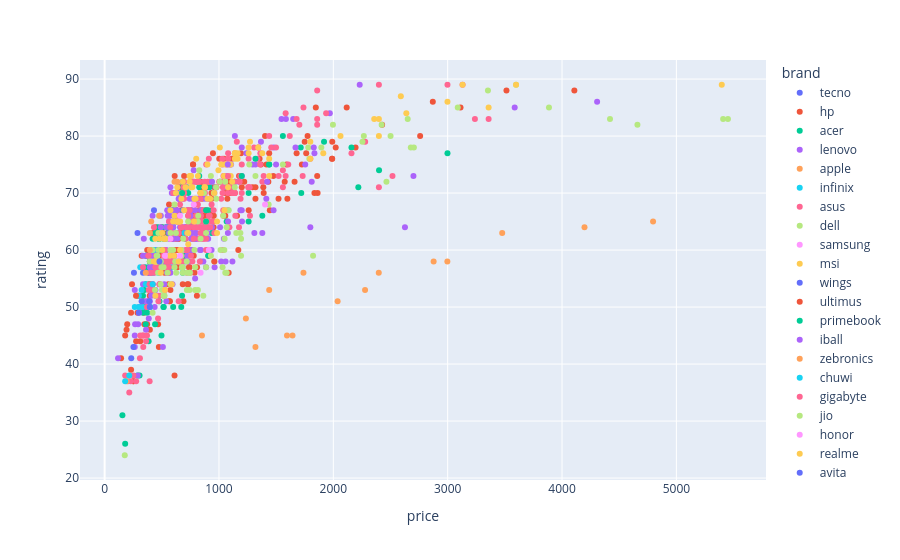

Notebook source saved alongside this figure:
### Code cell
# Scatterplot Price X Rating
px.scatter(df_notebook, x='price', y='rating', color='brand')

### Figure 1 — Plotly figure (JSON) as saved in the notebook; plotly's stock layout.template omitted (floating-point values rounded to 4 significant figures; data arrays with more than 128 entries replaced by an {"elided": "..."} marker saying what was removed)
{"data": [{"hovertemplate": "brand=tecno<br>price=%{x}<br>rating=%{y}<extra></extra>", "legendgroup": "tecno", "marker": {"color": "#636efa", "symbol": "circle"}, "mode": "markers", "name": "tecno", "orientation": "v", "showlegend": true, "type": "scatter", "x": [287.7, 431.6], "xaxis": "x", "y": [63, 67], "yaxis": "y"}, {"hovertemplate": "brand=hp<br>price=%{x}<br>rating=%{y}<extra></extra>", "legendgroup": "hp", "marker": {"color": "#EF553B", "symbol": "circle"}, "mode": "markers", "name": "hp", "orientation": "v", "showlegend": true, "type": "scatter", "x": {"elided": "205 float values"}, "xaxis": "x", "y": {"elided": "205 int values"}, "yaxis": "y"}, {"hovertemplate": "brand=acer<br>price=%{x}<br>rating=%{y}<extra></extra>", "legendgroup": "acer", "marker": {"color": "#00cc96", "symbol": "circle"}, "mode": "markers", "name": "acer", "orientation": "v", "showlegend": true, "type": "scatter", "x": [479.6, 935.4, 563.6, 419.6, 395.7, 683.5, 455.6, 473.7, 1139.0, 575.6, 1439.0, 1259.0, 371.7, 467.6, 395.7, 875.4, 2159.0, 383.7, 359.7, 731.5, 683.5, 1439.0, 335.7, 563.6, 359.7, 557.7, 599.5, 539.7, 515.7, 563.6, 557.6, 683.5, 477.3, 287.7, 767.6, 791.4, 599.5, 740.0, 305.7, 479.6, 419.6, 515.6, 683.5, 635.5, 443.6, 503.6, 497.6, 1919.0, 809.5, 431.6, 1559.0, 905.5, 503.6, 863.4, 369.3, 359.6, 353.7, 515.6, 491.6, 659.5, 394.5, 347.8, 479.6, 599.5, 698.8, 677.5, 670.4, 1720.0, 707.5, 1715.0, 479.6, 441.4, 1259.0, 1379.0, 539.6, 1067.0, 827.4, 2400.0, 934.2, 551.6, 395.7, 384.9, 2219.0, 2998.0, 335.7, 917.5, 359.7, 827.5, 905.5], "xaxis": "x", "y": [62, 63, 64, 60, 58, 71, 60, 62, 72, 67, 75, 70, 49, 64, 54, 64, 78, 57, 59, 70, 67, 75, 49, 67, 47, 64, 64, 64, 62, 63, 63, 56, 62, 38, 65, 62, 67, 65, 38, 58, 62, 50, 72, 70, 63, 60, 45, 79, 65, 58, 80, 59, 64, 70, 59, 50, 57, 50, 60, 69, 56, 53, 51, 50, 59, 52, 50, 70, 62, 78, 58, 47, 65, 66, 64, 65, 73, 74, 72, 59, 50, 44, 71, 77, 52, 71, 54, 71, 67], "yaxis": "y"}, {"hovertemplate": "brand=lenovo<br>price=%{x}<br>rating=%{y}<extra></extra>", "legendgroup": "lenovo", "marker": {"color": "#ab63fa", "symbol": "circle"}, "mode": "markers", "name": "lenovo", "orientation": "v", "showlegend": true, "type": "scatter", "x": {"elided": "201 float values"}, "xaxis": "x", "y": {"elided": "201 int values"}, "yaxis": "y"}, {"hovertemplate": "brand=apple<br>price=%{x}<br>rating=%{y}<extra></extra>", "legendgroup": "apple", "marker": {"color": "#FFA15A", "symbol": "circle"}, "mode": "markers", "name": "apple", "orientation": "v", "showlegend": true, "type": "scatter", "x": [851.4, 4796.0, 1235.0, 1439.0, 1319.0, 3477.0, 4196.0, 2997.0, 2397.0, 1739.0, 1595.0, 1643.0, 2278.0, 2877.0, 2038.0], "xaxis": "x", "y": [45, 65, 48, 53, 43, 63, 64, 58, 56, 56, 45, 45, 53, 58, 51], "yaxis": "y"}, {"hovertemplate": "brand=infinix<br>price=%{x}<br>rating=%{y}<extra></extra>", "legendgroup": "infinix", "marker": {"color": "#19d3f3", "symbol": "circle"}, "mode": "markers", "name": "infinix", "orientation": "v", "showlegend": true, "type": "scatter", "x": [419.6, 719.5, 359.7, 335.7, 323.7, 431.6, 695.5, 467.6, 587.6, 311.7, 299.7, 539.6, 467.6], "xaxis": "x", "y": [56, 71, 54, 50, 53, 60, 63, 56, 57, 57, 52, 57, 58], "yaxis": "y"}, {"hovertemplate": "brand=asus<br>price=%{x}<br>rating=%{y}<extra></extra>", "legendgroup": "asus", "marker": {"color": "#FF6692", "symbol": "circle"}, "mode": "markers", "name": "asus", "orientation": "v", "showlegend": true, "type": "scatter", "x": {"elided": "210 float values"}, "xaxis": "x", "y": {"elided": "210 int values"}, "yaxis": "y"}, {"hovertemplate": "brand=dell<br>price=%{x}<br>rating=%{y}<extra></extra>", "legendgroup": "dell", "marker": {"color": "#B6E880", "symbol": "circle"}, "mode": "markers", "name": "dell", "orientation": "v", "showlegend": true, "type": "scatter", "x": [419.6, 818.4, 974.9, 475.5, 1037.0, 869.4, 599.7, 1007.0, 827.4, 1781.0, 455.6, 791.4, 929.4, 470.6, 687.2, 611.5, 839.5, 626.0, 1055.0, 2500.0, 440.5, 718.3, 419.6, 1823.0, 1067.0, 1265.0, 617.5, 683.5, 743.5, 815.9, 675.7, 682.2, 683.5, 611.5, 467.6, 791.4, 1193.0, 719.5, 449.6, 1031.0, 2678.0, 550.1, 459.9, 1187.0, 395.7, 1049.0, 575.6, 929.4, 496.9, 1047.0, 725.5, 447.1, 1013.0, 3088.0, 1151.0, 730.4, 5451.0, 814.2, 3886.0, 2267.0, 5409.0, 3598.0, 785.6, 887.4, 471.2, 719.5, 501.4, 1055.0, 1085.0, 491.6, 524.0, 671.5, 575.6, 955.8, 3352.0, 2423.0, 490.4, 2465.0, 1138.0, 743.5, 1895.0, 1997.0, 1193.0, 959.7, 515.6, 1067.0, 863.4, 887.4, 743.5, 1790.0, 515.7, 2255.0, 1319.0, 1559.0, 976.3, 2704.0, 2650.0, 4659.0, 4419.0, 575.6, 623.5, 461.6, 539.6, 670.4, 1434.0, 1055.0], "xaxis": "x", "y": [60, 66, 71, 66, 66, 70, 60, 72, 74, 78, 59, 53, 73, 63, 62, 68, 62, 56, 67, 80, 53, 58, 49, 59, 64, 75, 58, 57, 53, 53, 57, 57, 56, 57, 56, 57, 62, 53, 58, 57, 78, 56, 58, 63, 58, 62, 54, 59, 57, 60, 63, 58, 60, 85, 63, 65, 83, 65, 85, 80, 83, 89, 60, 63, 60, 56, 53, 56, 67, 58, 52, 60, 60, 70, 88, 82, 54, 72, 71, 56, 78, 82, 59, 58, 57, 56, 52, 57, 56, 76, 52, 79, 73, 75, 69, 78, 83, 82, 83, 63, 63, 59, 62, 59, 68, 72], "yaxis": "y"}, {"hovertemplate": "brand=samsung<br>price=%{x}<br>rating=%{y}<extra></extra>", "legendgroup": "samsung", "marker": {"color": "#FF97FF", "symbol": "circle"}, "mode": "markers", "name": "samsung", "orientation": "v", "showlegend": true, "type": "scatter", "x": [779.5, 539.6, 575.6, 839.4, 911.4, 659.5, 1403.0], "xaxis": "x", "y": [68, 59, 62, 56, 60, 59, 68], "yaxis": "y"}, {"hovertemplate": "brand=msi<br>price=%{x}<br>rating=%{y}<extra></extra>", "legendgroup": "msi", "marker": {"color": "#FECB52", "symbol": "circle"}, "mode": "markers", "name": "msi", "orientation": "v", "showlegend": true, "type": "scatter", "x": [635.5, 800.9, 431.2, 839.4, 659.5, 899.4, 599.5, 503.6, 659.5, 743.5, 635.5, 755.5, 479.6, 647.5, 683.5, 443.6, 815.4, 785.5, 527.6, 1271.0, 1007.0, 795.8, 2399.0, 5397.0, 959.4, 2358.0, 755.5, 1139.0, 1163.0, 1259.0, 1799.0, 1799.0, 1379.0, 671.5, 707.5, 671.5, 2399.0, 1439.0, 3598.0, 983.3, 443.6, 1912.0, 1079.0, 887.4, 575.6, 1343.0, 695.5, 659.5, 1259.0, 899.4, 1139.0, 611.5, 1139.0, 1019.0, 731.5, 623.5, 635.5, 1103.0, 1055.0, 3358.0, 923.4, 875.4, 1043.0, 2998.0, 767.5, 1163.0, 983.3, 839.4, 3130.0, 781.9, 875.4, 2638.0, 2590.0, 2063.0, 839.4, 743.5, 527.6, 587.6, 503.6, 455.6, 569.6, 1115.0, 995.3, 1048.0, 606.8, 731.5, 647.5, 491.6, 1439.0, 1103.0], "xaxis": "x", "y": [71, 76, 58, 70, 65, 75, 65, 63, 60, 73, 65, 73, 62, 65, 72, 62, 73, 69, 62, 79, 78, 69, 80, 89, 70, 83, 71, 76, 76, 77, 79, 76, 77, 69, 71, 70, 83, 73, 89, 63, 58, 77, 71, 65, 67, 78, 67, 65, 78, 69, 77, 66, 77, 75, 63, 70, 65, 75, 75, 85, 69, 71, 73, 86, 71, 77, 65, 70, 89, 65, 71, 84, 87, 80, 70, 72, 53, 54, 60, 58, 59, 72, 74, 67, 59, 61, 58, 56, 76, 73], "yaxis": "y"}, {"hovertemplate": "brand=wings<br>price=%{x}<br>rating=%{y}<extra></extra>", "legendgroup": "wings", "marker": {"color": "#636efa", "symbol": "circle"}, "mode": "markers", "name": "wings", "orientation": "v", "showlegend": true, "type": "scatter", "x": [335.7, 479.6, 299.7, 323.7], "xaxis": "x", "y": [56, 58, 49, 51], "yaxis": "y"}, {"hovertemplate": "brand=ultimus<br>price=%{x}<br>rating=%{y}<extra></extra>", "legendgroup": "ultimus", "marker": {"color": "#EF553B", "symbol": "circle"}, "mode": "markers", "name": "ultimus", "orientation": "v", "showlegend": true, "type": "scatter", "x": [239.8, 191.8, 143.8, 179.8, 197.8, 274.8], "xaxis": "x", "y": [54, 46, 41, 45, 47, 52], "yaxis": "y"}, {"hovertemplate": "brand=primebook<br>price=%{x}<br>rating=%{y}<extra></extra>", "legendgroup": "primebook", "marker": {"color": "#00cc96", "symbol": "circle"}, "mode": "markers", "name": "primebook", "orientation": "v", "showlegend": true, "type": "scatter", "x": [179.8, 155.8], "xaxis": "x", "y": [26, 31], "yaxis": "y"}, {"hovertemplate": "brand=iball<br>price=%{x}<br>rating=%{y}<extra></extra>", "legendgroup": "iball", "marker": {"color": "#ab63fa", "symbol": "circle"}, "mode": "markers", "name": "iball", "orientation": "v", "showlegend": true, "type": "scatter", "x": [117.5], "xaxis": "x", "y": [41], "yaxis": "y"}, {"hovertemplate": "brand=zebronics<br>price=%{x}<br>rating=%{y}<extra></extra>", "legendgroup": "zebronics", "marker": {"color": "#FFA15A", "symbol": "circle"}, "mode": "markers", "name": "zebronics", "orientation": "v", "showlegend": true, "type": "scatter", "x": [407.7, 395.7, 635.5, 359.7, 479.6, 395.7, 611.5], "xaxis": "x", "y": [65, 63, 72, 56, 66, 60, 72], "yaxis": "y"}, {"hovertemplate": "brand=chuwi<br>price=%{x}<br>rating=%{y}<extra></extra>", "legendgroup": "chuwi", "marker": {"color": "#19d3f3", "symbol": "circle"}, "mode": "markers", "name": "chuwi", "orientation": "v", "showlegend": true, "type": "scatter", "x": [395.7, 299.7, 263.7, 419.6], "xaxis": "x", "y": [50, 50, 50, 54], "yaxis": "y"}, {"hovertemplate": "brand=gigabyte<br>price=%{x}<br>rating=%{y}<extra></extra>", "legendgroup": "gigabyte", "marker": {"color": "#FF6692", "symbol": "circle"}, "mode": "markers", "name": "gigabyte", "orientation": "v", "showlegend": true, "type": "scatter", "x": [863.4, 1079.0], "xaxis": "x", "y": [67, 73], "yaxis": "y"}, {"hovertemplate": "brand=jio<br>price=%{x}<br>rating=%{y}<extra></extra>", "legendgroup": "jio", "marker": {"color": "#B6E880", "symbol": "circle"}, "mode": "markers", "name": "jio", "orientation": "v", "showlegend": true, "type": "scatter", "x": [176.3], "xaxis": "x", "y": [24], "yaxis": "y"}, {"hovertemplate": "brand=honor<br>price=%{x}<br>rating=%{y}<extra></extra>", "legendgroup": "honor", "marker": {"color": "#FF97FF", "symbol": "circle"}, "mode": "markers", "name": "honor", "orientation": "v", "showlegend": true, "type": "scatter", "x": [659.5, 527.6], "xaxis": "x", "y": [66, 59], "yaxis": "y"}, {"hovertemplate": "brand=realme<br>price=%{x}<br>rating=%{y}<extra></extra>", "legendgroup": "realme", "marker": {"color": "#FECB52", "symbol": "circle"}, "mode": "markers", "name": "realme", "orientation": "v", "showlegend": true, "type": "scatter", "x": [443.6, 515.6], "xaxis": "x", "y": [52, 62], "yaxis": "y"}, {"hovertemplate": "brand=avita<br>price=%{x}<br>rating=%{y}<extra></extra>", "legendgroup": "avita", "marker": {"color": "#636efa", "symbol": "circle"}, "mode": "markers", "name": "avita", "orientation": "v", "showlegend": true, "type": "scatter", "x": [256.5, 395.2, 390.4, 232.9, 251.8], "xaxis": "x", "y": [56, 50, 51, 41, 43], "yaxis": "y"}, {"hovertemplate": "brand=microsoft<br>price=%{x}<br>rating=%{y}<extra></extra>", "legendgroup": "microsoft", "marker": {"color": "#EF553B", "symbol": "circle"}, "mode": "markers", "name": "microsoft", "orientation": "v", "showlegend": true, "type": "scatter", "x": [959.4, 1169.0], "xaxis": "x", "y": [58, 60], "yaxis": "y"}, {"hovertemplate": "brand=fujitsu<br>price=%{x}<br>rating=%{y}<extra></extra>", "legendgroup": "fujitsu", "marker": {"color": "#00cc96", "symbol": "circle"}, "mode": "markers", "name": "fujitsu", "orientation": "v", "showlegend": true, "type": "scatter", "x": [887.4, 887.4, 1319.0, 1199.0, 677.5], "xaxis": "x", "y": [67, 65, 76, 73, 70], "yaxis": "y"}, {"hovertemplate": "brand=lg<br>price=%{x}<br>rating=%{y}<extra></extra>", "legendgroup": "lg", "marker": {"color": "#ab63fa", "symbol": "circle"}, "mode": "markers", "name": "lg", "orientation": "v", "showlegend": true, "type": "scatter", "x": [1187.0, 939.1, 1829.0, 1414.0, 1077.0, 1811.0, 1421.0], "xaxis": "x", "y": [67, 72, 78, 69, 75, 72, 72], "yaxis": "y"}, {"hovertemplate": "brand=walker<br>price=%{x}<br>rating=%{y}<extra></extra>", "legendgroup": "walker", "marker": {"color": "#FFA15A", "symbol": "circle"}, "mode": "markers", "name": "walker", "orientation": "v", "showlegend": true, "type": "scatter", "x": [191.8], "xaxis": "x", "y": [37], "yaxis": "y"}, {"hovertemplate": "brand=axl<br>price=%{x}<br>rating=%{y}<extra></extra>", "legendgroup": "axl", "marker": {"color": "#19d3f3", "symbol": "circle"}, "mode": "markers", "name": "axl", "orientation": "v", "showlegend": true, "type": "scatter", "x": [215.8, 179.8], "xaxis": "x", "y": [38, 37], "yaxis": "y"}], "layout": {"legend": {"title": {"text": "brand"}, "tracegroupgap": 0}, "margin": {"t": 60}, "xaxis": {"anchor": "y", "domain": [0, 1], "title": {"text": "price"}}, "yaxis": {"anchor": "x", "domain": [0, 1], "title": {"text": "rating"}}}}
